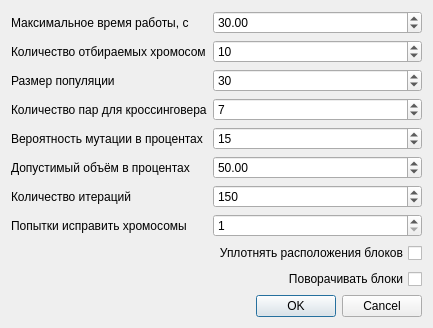
<?xml version="1.0" encoding="UTF-8"?>
<ui version="4.0">
 <class>GeneticSolverDialog</class>
 <widget class="QDialog" name="GeneticSolverDialog">
  <property name="geometry">
   <rect>
    <x>0</x>
    <y>0</y>
    <width>400</width>
    <height>300</height>
   </rect>
  </property>
  <property name="windowTitle">
   <string>Параметры генетического алгоритма</string>
  </property>
  <layout class="QVBoxLayout" name="verticalLayout">
   <item>
    <layout class="QFormLayout" name="formLayout">
     <property name="sizeConstraint">
      <enum>QLayout::SetDefaultConstraint</enum>
     </property>
     <property name="fieldGrowthPolicy">
      <enum>QFormLayout::AllNonFixedFieldsGrow</enum>
     </property>
     <property name="rowWrapPolicy">
      <enum>QFormLayout::DontWrapRows</enum>
     </property>
     <property name="leftMargin">
      <number>0</number>
     </property>
     <property name="topMargin">
      <number>0</number>
     </property>
     <property name="rightMargin">
      <number>0</number>
     </property>
     <property name="bottomMargin">
      <number>0</number>
     </property>
     <item row="0" column="0">
      <widget class="QLabel" name="label">
       <property name="text">
        <string>Максимальное время работы, с</string>
       </property>
      </widget>
     </item>
     <item row="0" column="1">
      <widget class="QDoubleSpinBox" name="timeSpinBox">
       <property name="maximum">
        <double>300.000000000000000</double>
       </property>
       <property name="value">
        <double>30.000000000000000</double>
       </property>
      </widget>
     </item>
     <item row="1" column="0">
      <widget class="QLabel" name="label_4">
       <property name="text">
        <string>Количество отбираемых хромосом</string>
       </property>
      </widget>
     </item>
     <item row="1" column="1">
      <widget class="QSpinBox" name="selectionSpinBox">
       <property name="value">
        <number>10</number>
       </property>
      </widget>
     </item>
     <item row="2" column="0">
      <widget class="QLabel" name="label_3">
       <property name="text">
        <string>Размер популяции</string>
       </property>
      </widget>
     </item>
     <item row="2" column="1">
      <widget class="QSpinBox" name="populationSpinBox">
       <property name="minimum">
        <number>1</number>
       </property>
       <property name="value">
        <number>30</number>
       </property>
      </widget>
     </item>
     <item row="3" column="0">
      <widget class="QLabel" name="label_6">
       <property name="text">
        <string>Количество пар для кроссинговера</string>
       </property>
      </widget>
     </item>
     <item row="3" column="1">
      <widget class="QSpinBox" name="crossingoverCount">
       <property name="singleStep">
        <number>1</number>
       </property>
       <property name="value">
        <number>7</number>
       </property>
      </widget>
     </item>
     <item row="4" column="0">
      <widget class="QLabel" name="label_5">
       <property name="text">
        <string>Вероятность мутации в процентах</string>
       </property>
      </widget>
     </item>
     <item row="4" column="1">
      <widget class="QSpinBox" name="mutationProbability">
       <property name="maximum">
        <number>100</number>
       </property>
       <property name="value">
        <number>15</number>
       </property>
      </widget>
     </item>
     <item row="5" column="0">
      <widget class="QLabel" name="label_7">
       <property name="text">
        <string>Допустимый объём в процентах</string>
       </property>
      </widget>
     </item>
     <item row="5" column="1">
      <widget class="QDoubleSpinBox" name="requiredVolume">
       <property name="maximum">
        <double>100.000000000000000</double>
       </property>
       <property name="value">
        <double>50.000000000000000</double>
       </property>
      </widget>
     </item>
     <item row="6" column="0">
      <widget class="QLabel" name="label_2">
       <property name="text">
        <string>Количество итераций</string>
       </property>
      </widget>
     </item>
     <item row="6" column="1">
      <widget class="QSpinBox" name="iterationSpinBox">
       <property name="minimum">
        <number>1</number>
       </property>
       <property name="maximum">
        <number>10000</number>
       </property>
       <property name="value">
        <number>150</number>
       </property>
      </widget>
     </item>
     <item row="7" column="0">
      <widget class="QLabel" name="label_8">
       <property name="text">
        <string>Попытки исправить хромосомы</string>
       </property>
      </widget>
     </item>
     <item row="7" column="1">
      <widget class="QSpinBox" name="repairAttempts">
       <property name="minimum">
        <number>1</number>
       </property>
       <property name="maximum">
        <number>15</number>
       </property>
      </widget>
     </item>
     <item row="8" column="1">
      <widget class="QCheckBox" name="boxCompression">
       <property name="layoutDirection">
        <enum>Qt::RightToLeft</enum>
       </property>
       <property name="text">
        <string>Уплотнять расположения блоков</string>
       </property>
      </widget>
     </item>
     <item row="9" column="1">
      <widget class="QCheckBox" name="rotateBoxes">
       <property name="sizePolicy">
        <sizepolicy hsizetype="Minimum" vsizetype="Fixed">
         <horstretch>0</horstretch>
         <verstretch>0</verstretch>
        </sizepolicy>
       </property>
       <property name="layoutDirection">
        <enum>Qt::RightToLeft</enum>
       </property>
       <property name="text">
        <string>Поворачивать блоки</string>
       </property>
      </widget>
     </item>
    </layout>
   </item>
   <item>
    <widget class="QDialogButtonBox" name="buttonBox">
     <property name="standardButtons">
      <set>QDialogButtonBox::Cancel|QDialogButtonBox::Ok</set>
     </property>
    </widget>
   </item>
  </layout>
 </widget>
 <resources/>
 <connections/>
</ui>
